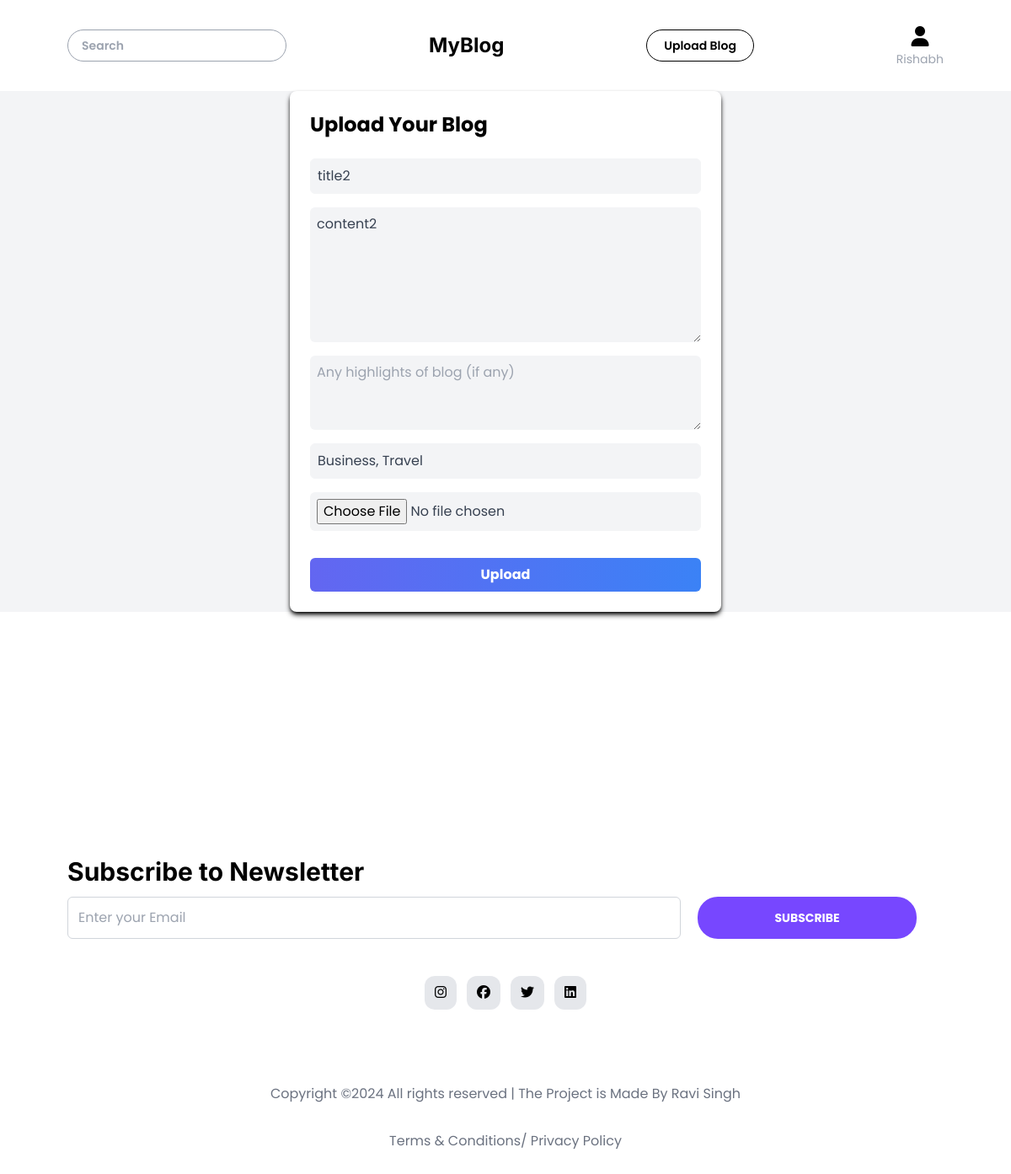
Page /update/3 (signed in) on the committed database.
### flask_blog/model.py (models this page shows, shortened)
class User(db.Model, UserMixin):
    id = db.Column(db.Integer, primary_key=True)
    firstname = db.Column(db.String(50), nullable=False)
    lastname = db.Column(db.String(50), nullable=False)
    username = db.Column(db.String(50), unique=True, nullable=False)
    email = db.Column(db.String(120), unique=True, nullable=False)
    phone = db.Column(db.Integer(), unique=True, nullable=False)
    profile_pic = db.Column(db.String(120), nullable=False, default='default_profile.jpg')
    cover_pic = db.Column(db.String(120), nullable=False, default='default_cover.jpg')
    password = db.Column(db.String(60), nullable=False)
    date_created = db.Column(db.DateTime, nullable=False, default=datetime.utcnow)
    blogs = db.relationship("Blog", backref = "author", lazy= True)

class Blog(db.Model):
    blog_id = db.Column(db.Integer, primary_key= True)
    blog_title = db.Column(db.String(200), nullable= False )
    blog_content = db.Column(db.String(2000), nullable= False )
    blog_img = db.Column(db.String(200), nullable= False )
    blog_highlights = db.Column(db.String(500), nullable= True )
    blog_category = db.Column(db.String(50), nullable= True )
    blog_user = db.Column(db.Integer, db.ForeignKey("user.id"), nullable= False)

### flask_blog/routes.py (the view, shortened to what this page needs)
@app.route("/update/<id>", methods=['GET', 'POST'])
def updatePost(id):
    updateBlog = Blog.query.filter_by(blog_id = id).first()
    return render_template("addBlog.html", blog= updateBlog)

### flask_blog/__init__.py (called while the page is built)
def create_app():
    from flask_blog import routes, model
    @app.before_request
    def make_session_permanent():
        session.permanent = True
    with app.app_context():
        db.create_all()
    return app

### flask_blog/model.py (called while the page is built)
@login_manager.user_loader
def load_user(user_id):
    return User.query.get(int(user_id))

### flask_blog/templates/addBlog.html
{% extends "base.html" %}
{% block body %}
<div class="flex flex-col items-center justify-center h-[90vh] bg-gray-100">
    <div class="w-full max-w-lg bg-white rounded-lg shadow-md shadow-black p-6">
      <h2 class="text-2xl font-bold  mb-6">Upload Your Blog</h2>
      <form class="flex flex-col" action="" enctype="multipart/form-data" method="post">
        <input name="title" value="{{blog.blog_title}}" placeholder="Blog Title" class="bg-gray-100 text-gray-700 border border-gray-100  rounded-md p-2 mb-4 focus:bg-gray-200 focus:outline-none focus:ring-1 focus:ring-blue-500 transition ease-in-out duration-150" type="text">
        <textarea name="content"  rows="6" placeholder="Blog Content" class="bg-gray-100 text-gray-700  rounded-md p-2 mb-4 focus:bg-gray-200 focus:outline-none focus:ring-1 focus:ring-blue-500 transition ease-in-out duration-150" name="cover_letter">{{blog.blog_content}}</textarea>
        <textarea name="highlight"  rows="3" placeholder="Any highlights of blog (if any)" class="bg-gray-100 text-gray-700  rounded-md p-2 mb-4 focus:bg-gray-200 focus:outline-none focus:ring-1 focus:ring-blue-500 transition ease-in-out duration-150" name="cover_letter">{{blog.blog_highlights}}</textarea>
        <input name="category" value="{{blog.blog_category}}"  placeholder="category" class="bg-gray-100 text-gray-700 border border-gray-100  rounded-md p-2 mb-4 focus:bg-gray-200 focus:outline-none focus:ring-1 focus:ring-blue-500 transition ease-in-out duration-150" type="text">
        <input name="blogPic" placeholder="Blog Image" class="bg-gray-100 text-gray-700  rounded-md p-2 mb-4 focus:bg-gray-600 focus:outline-none focus:ring-1 focus:ring-blue-500 transition ease-in-out duration-150" type="file">
        <button class="bg-gradient-to-r from-indigo-500 to-blue-500 text-white font-bold py-2 px-4 rounded-md mt-4 hover:bg-indigo-600 hover:to-blue-600 transition ease-in-out duration-150" type="submit">Upload</button>
      </form>
    </div>
  </div>
  {% endblock %}

### flask_blog/templates/base.html (shortened to what this page needs)
<!DOCTYPE html>
<html lang="en">
<head>
    <link rel="stylesheet" href="{{ url_for('static', filename ='output.css') }}">
    <link rel="stylesheet" href="https://cdnjs.cloudflare.com/ajax/libs/font-awesome/6.5.2/css/all.min.css"
 />
</head>
<body class="font-textFont">
    <nav class="flex bg-white justify-between px-20 py-7 shadow-sm shadow-gray-400 items-center">
        <form action="/search" class="w-[25%]" method="get">
        <input type="text" placeholder="Search" class="rounded-3xl text-sm w-full  font-semibold border border-gray-400 text-gray-500 px-4 py-2" name="search">
        </form>
        <h1 class="text-2xl text-center font-header font-bold">MyBlog</h1>
        <a href="/upload"><button class="bg-transparent border border-black rounded-3xl px-5 py-2 font-semibold text-sm">Upload Blog</button></a>
        <div class="flex flex-col justify-center items-center gap-0">
            {% if current_user.is_authenticated %}
            <a href="/profile/{{current_user.id}}"><h2 class="text-2xl hover:text-[#7747ff]" ><i class="fa-solid fa-user"></i></h2></a>
            <p class="text-sm text-gray-400 ">{{current_user.firstname}}</p>
            {% else %}
            <a href="/login"><h2 class="text-2xl hover:text-[#7747ff]" ><i class="fa-solid fa-user"></i></h2></a>
            <p class="text-sm text-gray-400 ">login</p>
            {% endif %}
        </div>
    </nav>
{% block body %}
{% endblock body %}
    <footer class="h-screen w-full">
        <div class="newsletter h-1/2 flex flex-col px-20 justify-end">
            <h2 class="font-bold text-3xl font-header">Subscribe to Newsletter</h2>
            <div class="email flex gap-5 py-3">
                <input type="text" class="w-[70%] border border-gray-300 p-3 rounded-md" placeholder="Enter your Email">
                <button
                    class="w-[25%] bg-[#7747ff] text-sm text-center text-white font-bold rounded-3xl">SUBSCRIBE</button>
            </div>
        </div>
        <div class="copyright h-1/2">
            <div class="social-media flex justify-center gap-3 py-8">
                <p class="p-2 px-3 bg-gray-200 rounded-xl hover:bg-[#7747ff] hover:text-white"><i
                        class="fa-brands fa-instagram"></i></p>
                <p class="p-2 px-3 bg-gray-200 rounded-xl hover:bg-[#7747ff] hover:text-white"><i
                        class="fa-brands fa-facebook"></i></p>
                <p class="p-2 px-3 bg-gray-200 rounded-xl hover:bg-[#7747ff] hover:text-white"><i
                        class="fa-brands fa-twitter"></i></p>
                <p class="p-2 px-3 bg-gray-200 rounded-xl hover:bg-[#7747ff] hover:text-white"><i
                        class="fa-brands fa-linkedin"></i></p>
            </div>
            <div class="copyrightText py-14 flex flex-col items-center gap-8">
                <p class="text-gray-500">Copyright ©2024 All rights reserved | The Project is Made By Ravi Singh</p>
                <p class="text-gray-500">Terms & Conditions/ Privacy Policy</p>
            </div>
        </div>
    </footer>
</body>
</html>

### rows in the picture
User: firstname "Rishabh"
Blog: title "title2", content "content2", category "Business, Travel"
